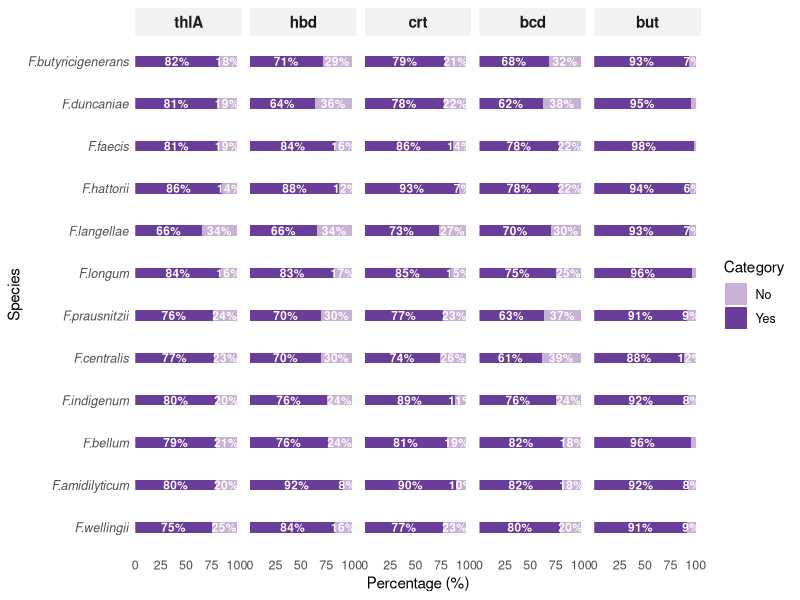
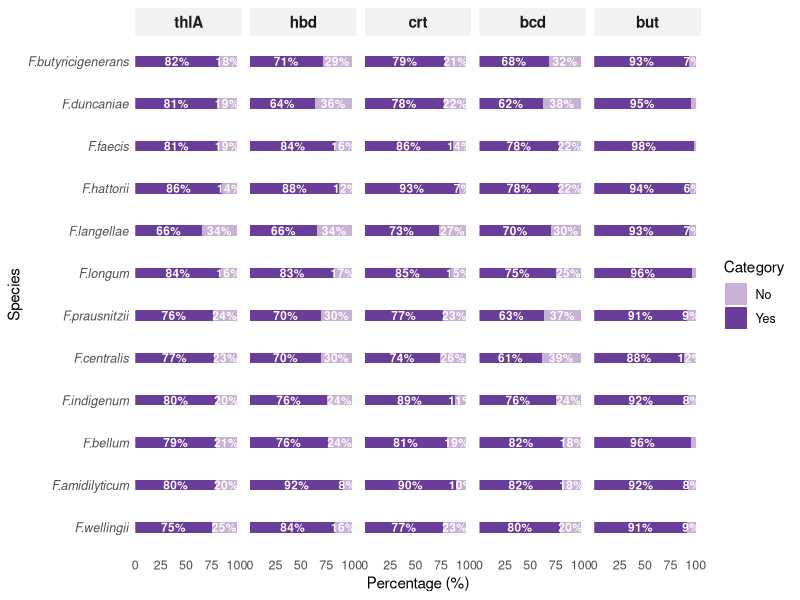

These charts were generated, in order, by the following R code:
library(ggplot2)
library(dplyr)
library(tidyr)
library(readxl)

# ==================== 1. Import data ====================
# Species, Total, Thla, Hbd, Cro, Bcd, But
gene_data_raw <- data.frame(
  Species = c("F.butyricigenerans", "F.duncaniae", "F.faecis", "F.hattorii", 
              "F.langellae", "F.longum", "F.prausnitzii", "F.centralis", 
              "F.indigenum", "F.bellum", "F.amidilyticum", "F.wellingii"),
  Total   = c(91, 903, 858, 166, 44, 1450, 1149, 190, 267, 68, 49, 44),
  Thla    = c(75, 729, 696, 142, 29, 1217, 875, 147, 214, 54, 39, 33),
  Hbd     = c(65, 576, 725, 146, 29, 1203, 807, 133, 203, 52, 45, 37),
  Cro     = c(72, 704, 742, 154, 32, 1228, 881, 140, 237, 55, 44, 34),
  Bcd     = c(62, 561, 668, 130, 31, 1088, 726, 116, 202, 56, 40, 35),
  But     = c(85, 859, 840, 156, 41, 1392, 1046, 168, 246, 65, 45, 40)
)

# Define species name
all_strains <- c("F.butyricigenerans", "F.duncaniae", "F.faecis", "F.hattorii",
                 "F.langellae", "F.longum", "F.prausnitzii", "F.centralis",
                 "F.indigenum", "F.bellum", "F.amidilyticum", "F.wellingii")

# ==================== 2. Convert format ====================
# Define gene name
gene_long <- gene_data_raw %>%
  pivot_longer(
    cols = c(Thla, Hbd, Cro, Bcd, But),
    names_to = "Gene",
    values_to = "Yes"
  ) %>%
  mutate(
    Gene = recode(Gene, Thla = "thlA"),
    Gene = recode(Gene, Hbd = "hbd"),
    Gene = recode(Gene, Cro = "crt"),
    Gene = recode(Gene, Bcd = "bcd"),
    Gene = recode(Gene, But = "but"),
    Gene = factor(Gene, levels = c("thlA", "hbd", "crt", "bcd", "but"))
  )

# Extract total number
total_90 <- gene_data_raw %>%
  select(Species, Total) %>%
  rename(Group = Species, Total_Number = Total)

# Count Yes/No percent
sum_df_new <- gene_long %>%
  left_join(total_90, by = c("Species" = "Group")) %>%
  mutate(
    Yes = as.numeric(Yes),
    Total = as.numeric(Total_Number),
    No = Total - Yes,
    Yes_percent = Yes / Total * 100,
    No_percent = No / Total * 100
  ) %>%
  select(Gene, Species, Yes_percent, No_percent) %>%
  pivot_longer(
    cols = c(Yes_percent, No_percent),
    names_to = "Category",
    values_to = "Percentage"
  ) %>%
  mutate(
    Category = ifelse(Category == "Yes_percent", "Yes", "No"),
    Species = factor(Species, levels = rev(all_strains))
  )

# ==================== 3. Generate heatmap ====================
custom_colors <- c("#CAB2D6", "#6A3D9A")

stacked_barplot_sorted <- ggplot(sum_df_new, aes(x = Percentage, y = Species, fill = Category)) +
  geom_bar(stat = "identity", width = 0.25) +
  facet_wrap(~ Gene, nrow = 1) +
  theme_minimal() +
  labs(x = "Percentage (%)", y = "Species", fill = "Category") +
  theme(
    text = element_text(size = 11),
    axis.text.x = element_text(size = 9, angle = 0, hjust = 0.5),
    axis.text.y = element_text(size = 9, face = "italic"),
    strip.text = element_text(size = 11, face = "bold"),
    legend.position = "right",
    legend.title = element_text(size = 11),
    legend.text = element_text(size = 9),
    panel.grid.major = element_blank(),
    panel.grid.minor = element_blank(),
    panel.spacing = unit(0.4, "lines"),
    strip.background = element_rect(fill = "grey95", color = NA)
  ) +
  geom_text(
    aes(label = ifelse(Percentage > 5, paste0(round(Percentage, 0), "%"), "")),
    position = position_stack(vjust = 0.5),
    size = 3,
    color = "white",
    fontface = "bold"
  ) +
  scale_fill_manual(values = custom_colors) +
  scale_x_continuous(expand = expansion(mult = c(0, 0.05)))

print(stacked_barplot_sorted)

# Save as pdf
ggsave(filename = "Butyrate_com90_barplot_pangenome.pdf", 
       plot = stacked_barplot_sorted, 
       width = 8, 
       height = 6,
       units = "in")
